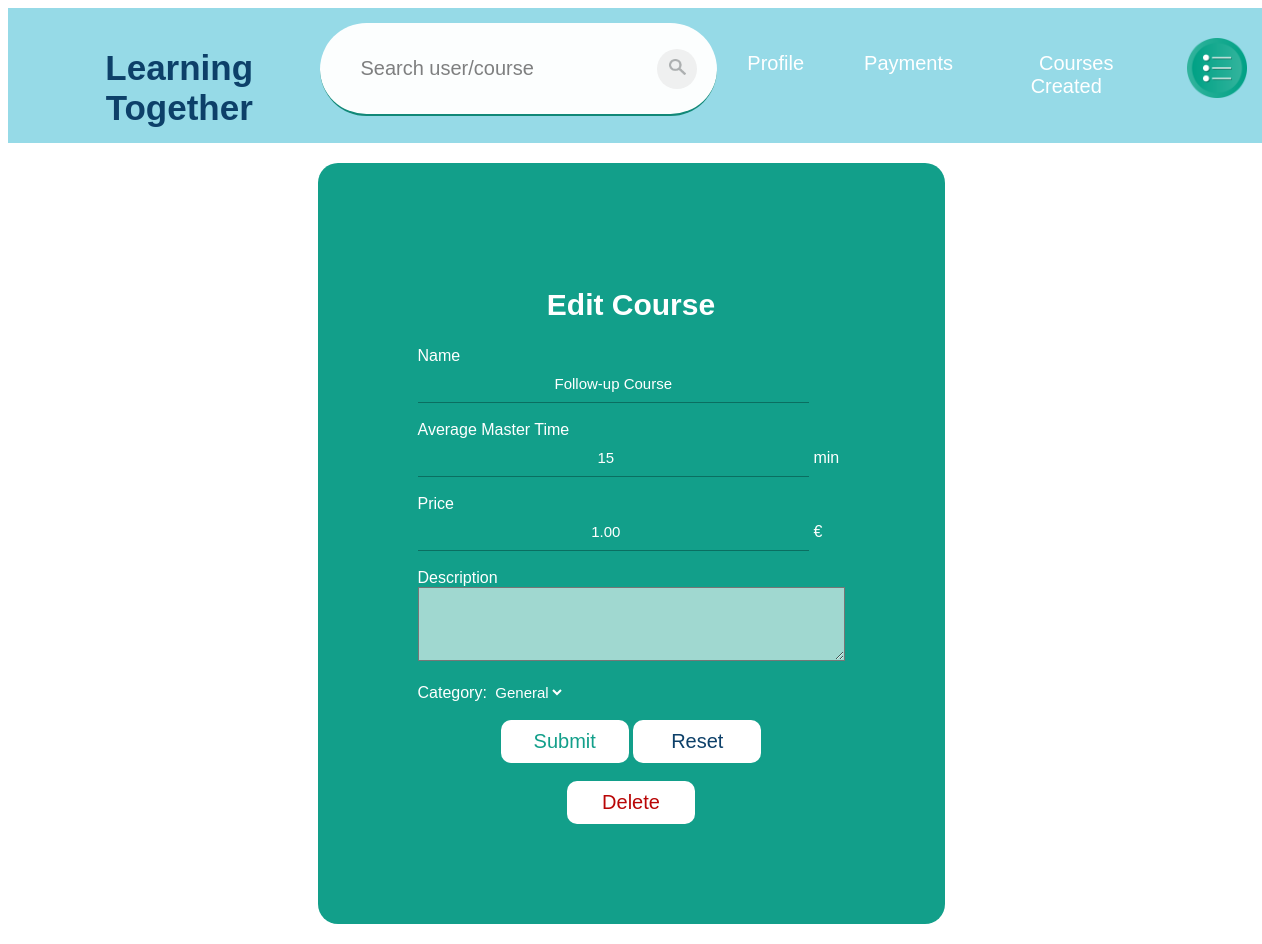
Page /editCourse/2 (signed in) on the committed database.
### app/models.py (models this page shows, shortened)
class Course(models.Model):
    categoryId = models.ForeignKey(Category, on_delete=models.PROTECT)
    name = models.CharField(max_length=100)
    averageMasterTime = models.SmallIntegerField()
    price = models.DecimalField(max_digits=6, decimal_places=2)
    description = models.CharField(max_length=200, blank=True)
    link = models.CharField(max_length=200, default="")

class Category(models.Model):
    category = models.CharField(max_length=50)

### app/views.py (the view)
# urls.py: path('editCourse/<id>',views.editCourse,name="editCourse"),
def editCourse(request, id):
    if request.user.is_authenticated:
        course = models.Course.objects.filter(id__exact=id)
        if not course:
            s.error(request, "Course doesn't exist.",
                    button="OK", timer=2000)
            return redirect('home')
        profile = models.Profile.objects.filter(userId__exact=request.user.id)
        public = models.Public.objects.filter(profileId__exact=profile[0].id)
        courseMade = models.CoursesMade.objects.filter(
            publicId__exact=public[0].id, courseId__exact=id)
        if not courseMade:
            s.error(request, "You don't have permission to edit this course.",
                    button="OK", timer=2000)
            return redirect('home')
        categories = models.Category.objects.all().exclude(
            id=course[0].categoryId.id)
        return render(request, "app/editCourse.html", {'course': course[0], 'categories': categories, 'thisUser': True, 'userId': request.user.id, 'showOptions': True})
    return redirect('home')

### templates/app/editCourse.html (shortened to what this page needs)
{% extends 'app/base.html' %}
{% block content %}
{% include 'app/navBar.html' with thisUser=thisUser userId=userId showOptions=showOptions %}
{% if thisUser %}
<div class="container">
    <section class="formContainer">
        <form id="editForm" method="POST" action="../saveCourseChanges">
            <h1>Edit Course</h1>
            Name<br>
            <input required class="inputText" type="text" name="name" value="{{ course.name }}"><br><br>
            Average Master Time<br>
            <input required class="inputNumber" type="number" name="averageMasterTime" value="{{ course.averageMasterTime }}" min="1"> min<br><br>
            Price<br>
            <input required class="inputNumber" type="number" name="price" value="{{ course.price }}" step=".01" min="0"> €<br><br>
            Description<br><textarea rows="4" cols="45" class="description" name="description">{{ course.description }}</textarea><br><br>
            Category: <select required class="category" name="category"><br>
                <option class="formElement" value="{{ course.categoryId.id }}">{{ course.categoryId.category }}</option>
            </select><br><br>
            <center>
                <input id="submitButton" class="btn" type="submit" name="submit" value="Submit">
                <input class="btnR" type="reset" value="Reset">
            </center>
        </form>
        <center>
            <br>
            <form id="deleteForm" method="POST" action="../deleteCourse">
                <input id="deleteButton" class="btnD" type="submit" value="Delete">
            </form>
    </center>
    </section>
</div>
{% else %}
<h2>You don't have permission to edit this course!</h2>
{% endif %}
{% endblock %}

### static/test.css (style rules this page uses)
body { background-color: rgb(255, 255, 255); font-family: sans-serif; }

### templates/app/editCourse.html (style rules this page uses)
.container { margin:20px; display: flex; align-items: center; justify-content: center; color:white; }
.formContainer { background-color:#129f8a; max-width: 500px; height: fit-content; padding: 100px; border-radius: 20px; }
form h1 { text-align: center; font-size: 30px; color: white; }
.description { background-color: rgba(255, 255, 255, 0.6); font-size: 15px; }
.inputText { border: 0; border-bottom: 1px solid #07554aa3; transition: all 0.2s; outline: 0; color:white; padding: 10px; text-align: center; font-size: 15px; background-color: transparent; width: 87%; }
.inputNumber { width: 87%; border: 0; color:white; border-bottom: 1px solid #07554aa3; padding: 10px; font-size: 15px; outline: 0; text-align: center; background-color: transparent; }
.category { background-color: transparent; outline: 0; color:white; border:0px; font-size:15px; }
.btn { width: 30%; border-radius: 10px; background-color: white ; font-size:20px; text-align: center; padding: 10px; border: 0; color: #129f8a; cursor: pointer; }
.btnD { width: 30%; border-radius: 10px; background-color: white ; font-size:20px; text-align: center; padding: 10px; border: 0; justify-content: center; color: rgb(185, 6, 6); cursor: pointer; }
.btnR { width: 30%; border-radius: 10px; background-color: white ; font-size:20px; text-align: center; padding: 10px; border: 0; justify-content: center; color: rgb(13, 64, 105); cursor: pointer; }
option { color: black; }

### templates/app/searchBar.html (style rules this page uses)
::placeholder { color:rgba(0, 0, 0, 0.514); }

### rows in the picture
Course: name "Follow-up Course", averageMasterTime "15", price "1.00", category "General"
